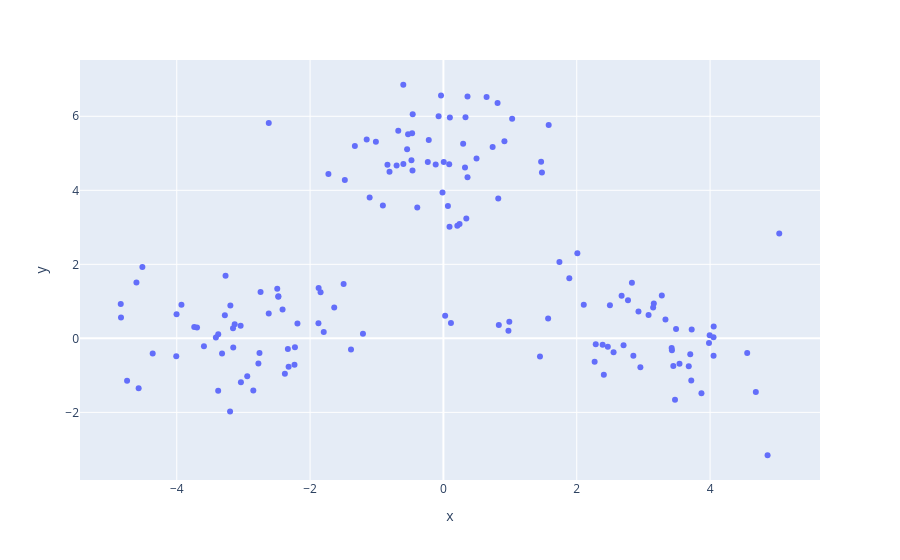

The cell this chart's notebook holds for it:
### Code cell
px.scatter(data,data["x"],data["y"])

### Figure 1 — Plotly figure (JSON) as saved in the notebook; plotly's stock layout.template omitted (floating-point values rounded to 4 significant figures; data arrays with more than 128 entries replaced by an {"elided": "..."} marker saying what was removed)
{"data": [{"hovertemplate": "x=%{x}<br>y=%{y}<extra></extra>", "legendgroup": "", "marker": {"color": "#636efa", "symbol": "circle"}, "mode": "markers", "name": "", "orientation": "v", "showlegend": false, "type": "scatter", "x": {"elided": "150 float values"}, "xaxis": "x", "y": {"elided": "150 float values"}, "yaxis": "y"}], "layout": {"legend": {"tracegroupgap": 0}, "margin": {"t": 60}, "xaxis": {"anchor": "y", "domain": [0, 1], "title": {"text": "x"}}, "yaxis": {"anchor": "x", "domain": [0, 1], "title": {"text": "y"}}}}
